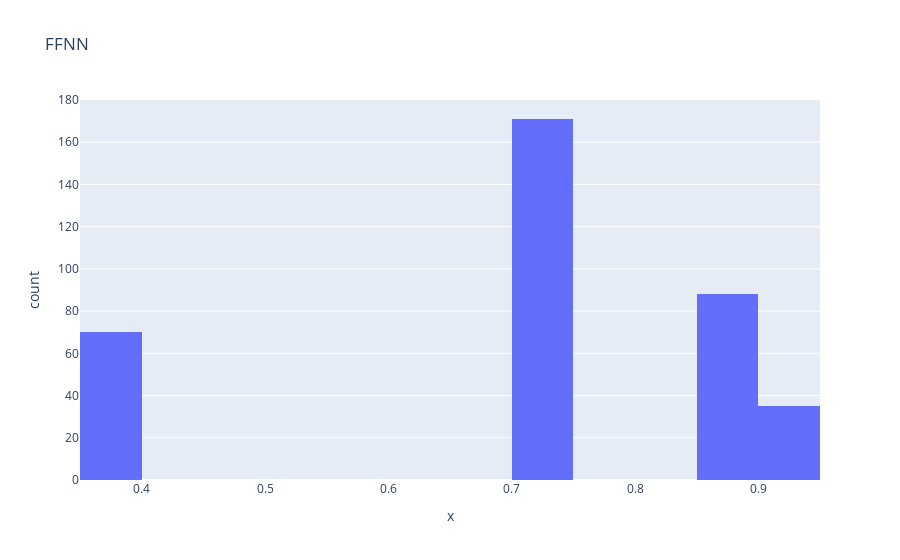

The code cell stored with this chart in its notebook:
### Code cell
ffnn = chosen_metric_back_into_original_data['ffnn']
xgboost = chosen_metric_back_into_original_data['xgboost']
transformer = chosen_metric_back_into_original_data['transformer']

# plot the distribution of the metric for each model
import plotly.express as px
fig = px.histogram(df, x=ffnn, title='FFNN')
fig.show()

### Figure 1 — Plotly figure (JSON) as saved in the notebook; plotly's stock layout.template omitted (floating-point values rounded to 4 significant figures; data arrays with more than 128 entries replaced by an {"elided": "..."} marker saying what was removed)
{"data": [{"alignmentgroup": "True", "bingroup": "x", "hovertemplate": "x=%{x}<br>count=%{y}<extra></extra>", "legendgroup": "", "marker": {"color": "#636efa", "pattern": {"shape": ""}}, "name": "", "offsetgroup": "", "orientation": "v", "showlegend": false, "type": "histogram", "x": {"elided": "364 float values"}, "xaxis": "x", "yaxis": "y"}], "layout": {"barmode": "relative", "legend": {"tracegroupgap": 0}, "title": {"text": "FFNN"}, "xaxis": {"anchor": "y", "domain": [0, 1], "title": {"text": "x"}}, "yaxis": {"anchor": "x", "domain": [0, 1], "title": {"text": "count"}}}}
